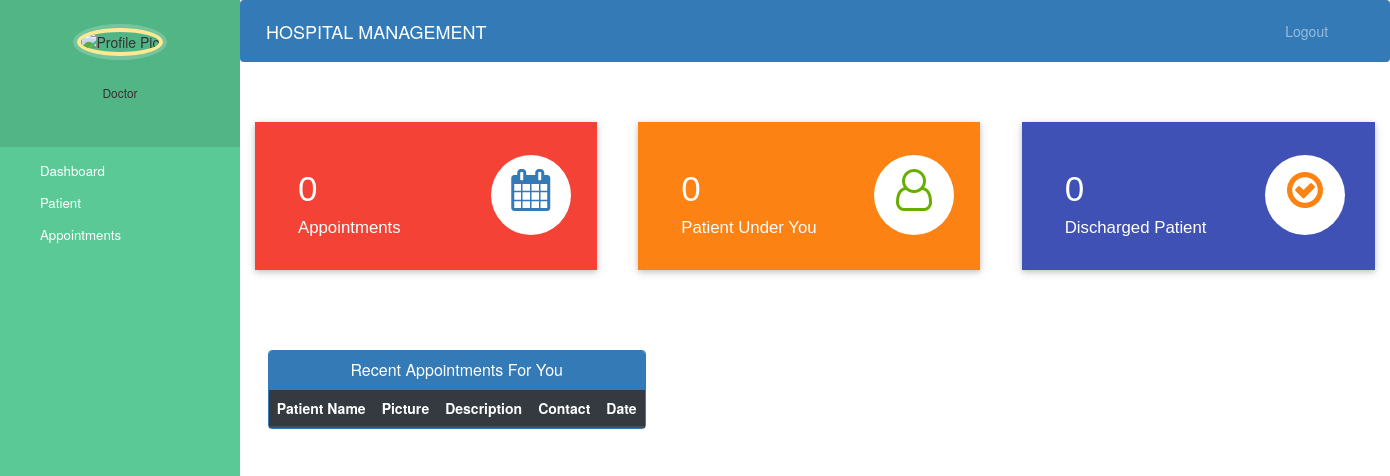
The app's page /Django-Hospital/Doctor-Dashboard (signed in), older data.
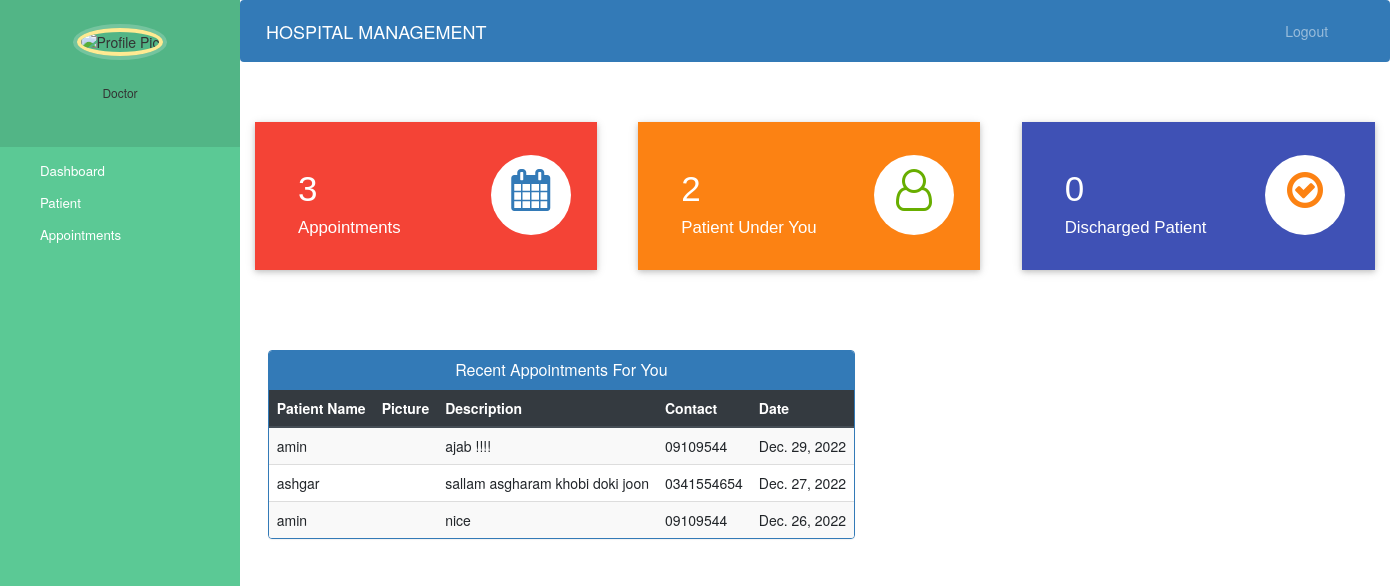
The same page, newer data.
### hospital/models.py (models this page shows, shortened)
class AppointmentModel(models.Model):
    patient_name = models.CharField(max_length=255, null=True)
    doctor_name = models.CharField(max_length=255, null=True)
    patient_pass = models.CharField(max_length=255, null=True)
    doctor_pass = models.CharField(max_length=255, null=True)
    description = models.TextField(null=True)
    date = models.DateField()
    status = models.BooleanField(default=False)

class PatientModel(models.Model):
    patient_name = models.CharField(max_length=255)
    password = models.CharField(max_length=255, default="")
    email = models.EmailField(default="")
    doctor = models.ForeignKey(
        DoctorModel, on_delete=models.CASCADE, default="", null=True)
    profile_pic = models.ImageField(
        upload_to='upload/Patinet_Profile', null=True, blank=True)
    address = models.CharField(max_length=40)
    mobile = models.CharField(max_length=20, null=False)
    symptoms = models.CharField(max_length=100, null=False)
    is_accepted = models.BooleanField(default=False)
    is_discharged = models.BooleanField(default=False)

### hospital/views.py (the view)
# urls.py: path("Doctor-Dashboard", views.doctor_dashboard, name='doctor_dashboard'),
def doctor_dashboard(request):
    loged_doctor_id = request.session.get("loged_Doctor_id")
    loged_doctor = DoctorModel.objects.get(id=loged_doctor_id)
    contex = {
        'appointment': len(AppointmentModel.objects.filter(doctor_name=loged_doctor.Doct_name, doctor_pass=loged_doctor.password)),
        'patients': PatientModel.objects.filter(doctor__Doct_name=loged_doctor.Doct_name).count(),
        'discharged_count': DischargePatientModel.objects.filter(assigned_doctor_id=loged_doctor_id).count()
    }
    recent_appointment = AppointmentModel.objects.filter(
        doctor_name=loged_doctor.Doct_name, doctor_pass=loged_doctor.password).order_by('-date')[:3]
    patient_info = []
    for i in recent_appointment:
        patient_info.append(PatientModel.objects.get(
            patient_name=i.patient_name, password=i.patient_pass))
    appointment = zip(recent_appointment, patient_info)
    return render(request, "hospital/doctor_dashboard.html", {"contex": contex, "appointment": appointment})

### hospital/templates/hospital/doctor_dashboard.html (shortened to what this page needs)
{% extends 'hospital/doctor_base.html' %}
{% load static %}
{% block content %}
{%include 'hospital/doctor_dashboard_cards.html'%}
<link rel="stylesheet" href="../../static/style.css">
<br><br><br><br>
<div class="container">
  <div class="row">
    <div class="panel panel-primary" style="margin-left:2%;">
      <div class="panel-heading" style="text-align:center;">
        <h6 class="panel-title">Recent Appointments For You</h6>
      </div>
      <table class="table table-hover table-striped" id="dev-table">
        <thead class="thead-dark">
          <tr>
            <th>Patient Name</th>
            <th>Picture</th>
            <th>Description</th>
            <th>Contact</th>
            <th>Date</th>
          </tr>
        </thead>
        {% for a,p in appointment %}
        <tr>
          <td>{{a.patient_name}}</td>
          <td>
          </td>
          <td>{{a.description}}</td>
          <td>{{p.mobile}}</td>
          <td>{{a.date}}</td>
        </tr>
        {% endfor %}
      </table>
    </div>
  </div>
</div>
{% endblock content %}

Row changes from the older to the newer data that the page shows:
added AppointmentModel: patient_name "amin", description "ajab !!!!", mobile "09109544", date "Dec. 29, 2022"
added AppointmentModel: patient_name "ashgar", description "sallam asgharam khobi doki joon", mobile "0341554654", date "Dec. 27, 2022"
added AppointmentModel: patient_name "amin", description "nice", mobile "09109544", date "Dec. 26, 2022"
Text that changed along with them:
{{ contex.appointment }}: "0" → "3"
{{ contex.patients }}: "0" → "2"
